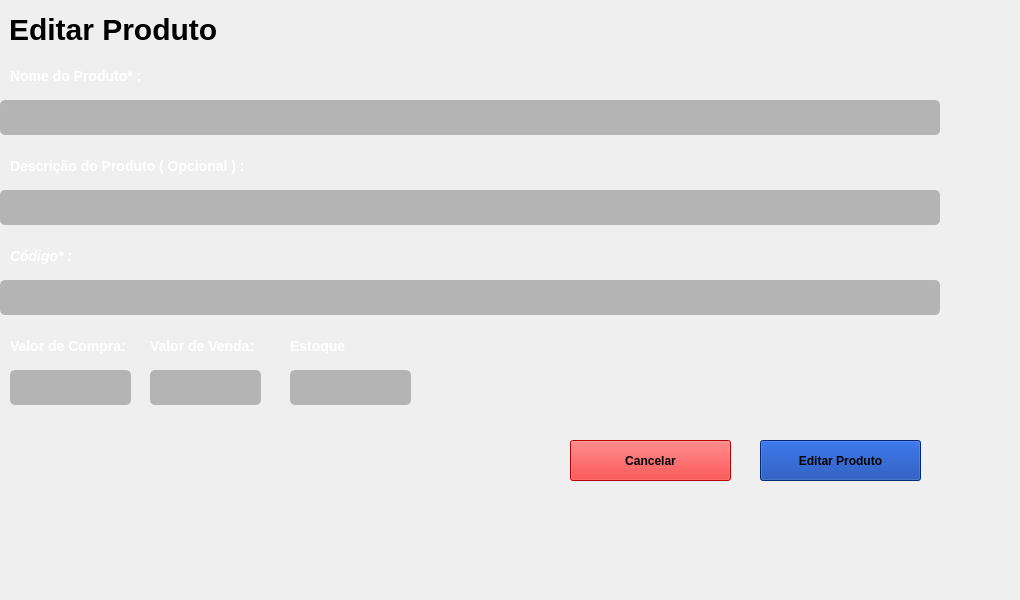
      <widget class="QWidget" name="page_9_editar_estoque">
       <widget class="QLineEdit" name="lineEdit_add_estoque_2">
        <property name="geometry">
         <rect>
          <x>290</x>
          <y>370</y>
          <width>121</width>
          <height>35</height>
         </rect>
        </property>
        <property name="styleSheet">
         <string notr="true">background: rgba(6, 0, 0, 0.25);
border-radius: 5px;
color: white;
font-size: 14px;</string>
        </property>
       </widget>
       <widget class="QLabel" name="label_codigo_2">
        <property name="geometry">
         <rect>
          <x>10</x>
          <y>240</y>
          <width>71</width>
          <height>31</height>
         </rect>
        </property>
        <property name="font">
         <font>
          <pointsize>-1</pointsize>
          <italic>true</italic>
          <bold>true</bold>
         </font>
        </property>
        <property name="styleSheet">
         <string notr="true">color: white;
border: 0;
font-size: 14px</string>
        </property>
        <property name="text">
         <string>Código* :</string>
        </property>
       </widget>
       <widget class="QPushButton" name="btn_menu_insert_produto_2">
        <property name="geometry">
         <rect>
          <x>760</x>
          <y>440</y>
          <width>161</width>
          <height>41</height>
         </rect>
        </property>
        <property name="styleSheet">
         <string notr="true">background: #0339A6;
font-weight: bold;</string>
        </property>
        <property name="text">
         <string>Editar Produto</string>
        </property>
       </widget>
       <widget class="QLabel" name="label_valor_compra_2">
        <property name="geometry">
         <rect>
          <x>10</x>
          <y>330</y>
          <width>121</width>
          <height>31</height>
         </rect>
        </property>
        <property name="font">
         <font>
          <pointsize>-1</pointsize>
          <bold>true</bold>
         </font>
        </property>
        <property name="styleSheet">
         <string notr="true">color: white;
border: 0;
font-size: 14px</string>
        </property>
        <property name="text">
         <string>Valor de Compra:</string>
        </property>
       </widget>
       <widget class="QLabel" name="label_nome_do_produto_2">
        <property name="geometry">
         <rect>
          <x>10</x>
          <y>60</y>
          <width>141</width>
          <height>31</height>
         </rect>
        </property>
        <property name="font">
         <font>
          <pointsize>-1</pointsize>
          <bold>true</bold>
         </font>
        </property>
        <property name="styleSheet">
         <string notr="true">color: white;
border: 0;
font-size: 14px</string>
        </property>
        <property name="text">
         <string>Nome do Produto* :</string>
        </property>
       </widget>
       <widget class="QLabel" name="label_estoque_inicial_2">
        <property name="geometry">
         <rect>
          <x>290</x>
          <y>330</y>
          <width>111</width>
          <height>31</height>
         </rect>
        </property>
        <property name="font">
         <font>
          <pointsize>-1</pointsize>
          <bold>true</bold>
         </font>
        </property>
        <property name="styleSheet">
         <string notr="true">color: white;
border: 0;
font-size: 14px</string>
        </property>
        <property name="text">
         <string>Estoque</string>
        </property>
       </widget>
       <widget class="QLineEdit" name="lineEdit_add_codigo_produto_2">
        <property name="geometry">
         <rect>
          <x>0</x>
          <y>280</y>
          <width>940</width>
          <height>35</height>
         </rect>
        </property>
        <property name="styleSheet">
         <string notr="true">background: rgba(6, 0, 0, 0.25);
border-radius: 5px;
color: white;
font-size: 14px;</string>
        </property>
       </widget>
       <widget class="QLabel" name="label_descricao_do_produto_2">
        <property name="geometry">
         <rect>
          <x>10</x>
          <y>150</y>
          <width>381</width>
          <height>31</height>
         </rect>
        </property>
        <property name="font">
         <font>
          <pointsize>-1</pointsize>
          <bold>true</bold>
         </font>
        </property>
        <property name="styleSheet">
         <string notr="true">color: white;
border: 0;
font-size: 14px</string>
        </property>
        <property name="text">
         <string>Descrição do Produto ( Opcional ) :</string>
        </property>
       </widget>
       <widget class="QLineEdit" name="lineEdit_add_valor_venda_2">
        <property name="geometry">
         <rect>
          <x>150</x>
          <y>370</y>
          <width>111</width>
          <height>35</height>
         </rect>
        </property>
        <property name="styleSheet">
         <string notr="true">background: rgba(6, 0, 0, 0.25);
border-radius: 5px;
color: white;
font-size: 14px;</string>
        </property>
       </widget>
       <widget class="QLabel" name="label_valor_venda_2">
        <property name="geometry">
         <rect>
          <x>150</x>
          <y>330</y>
          <width>141</width>
          <height>31</height>
         </rect>
        </property>
        <property name="font">
         <font>
          <pointsize>-1</pointsize>
          <bold>true</bold>
         </font>
        </property>
        <property name="styleSheet">
         <string notr="true">color: white;
border: 0;
font-size: 14px</string>
        </property>
        <property name="text">
         <string>Valor de Venda:</string>
        </property>
       </widget>
       <widget class="QLineEdit" name="lineEdit_add_description_2">
        <property name="geometry">
         <rect>
          <x>0</x>
          <y>190</y>
          <width>940</width>
          <height>35</height>
         </rect>
        </property>
        <property name="styleSheet">
         <string notr="true">background: rgba(6, 0, 0, 0.25);
border-radius: 5px;
color: white;
font-size: 14px;</string>
        </property>
       </widget>
       <widget class="QLabel" name="error_cadastrar_produto_2">
        <property name="geometry">
         <rect>
          <x>20</x>
          <y>520</y>
          <width>991</width>
          <height>71</height>
         </rect>
        </property>
        <property name="layoutDirection">
         <enum>Qt::LeftToRight</enum>
        </property>
        <property name="styleSheet">
         <string notr="true">color: red;
font-size: 18px;
</string>
        </property>
        <property name="text">
         <string/>
        </property>
       </widget>
       <widget class="QLineEdit" name="lineEdit_add_valor_compra_2">
        <property name="geometry">
         <rect>
          <x>10</x>
          <y>370</y>
          <width>121</width>
          <height>35</height>
         </rect>
        </property>
        <property name="styleSheet">
         <string notr="true">background: rgba(6, 0, 0, 0.25);
border-radius: 5px;
color: white;
font-size: 14px;</string>
        </property>
       </widget>
       <widget class="QPushButton" name="btn_menu_cancel_insert_produto_2">
        <property name="geometry">
         <rect>
          <x>570</x>
          <y>440</y>
          <width>161</width>
          <height>41</height>
         </rect>
        </property>
        <property name="styleSheet">
         <string notr="true">background: red;
font-weight: bold;
color: black;</string>
        </property>
        <property name="text">
         <string>Cancelar</string>
        </property>
       </widget>
       <widget class="QLineEdit" name="lineEdit_add_name_produto_2">
        <property name="geometry">
         <rect>
          <x>0</x>
          <y>100</y>
          <width>940</width>
          <height>35</height>
         </rect>
        </property>
        <property name="styleSheet">
         <string notr="true">background: rgba(6, 0, 0, 0.25);
border-radius: 5px;
color: white;
font-size: 14px;</string>
        </property>
       </widget>
       <widget class="QLabel" name="label_title_edit_produto_2">
        <property name="geometry">
         <rect>
          <x>9</x>
          <y>9</y>
          <width>371</width>
          <height>41</height>
         </rect>
        </property>
        <property name="styleSheet">
         <string notr="true">font-weight: bold;
color: black;
border: 0;
font-size: 30px</string>
        </property>
        <property name="text">
         <string>Editar Produto</string>
        </property>
       </widget>
      </widget>
